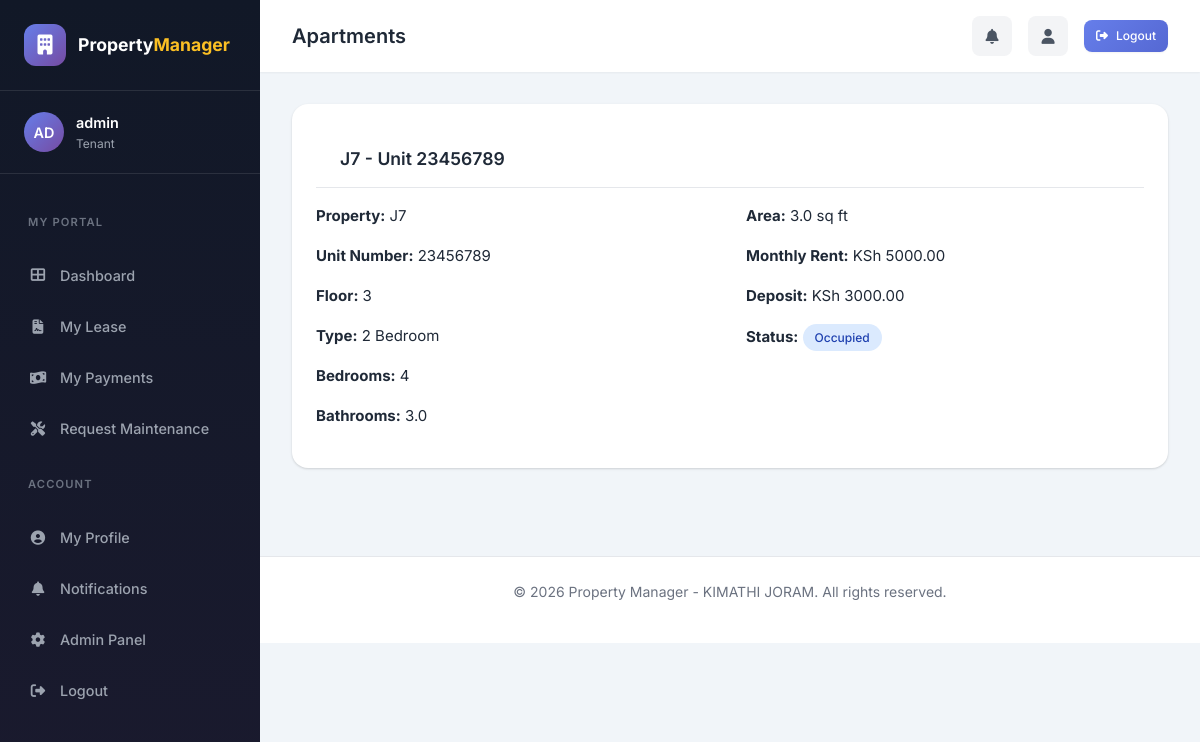
/apartments/3/ (signed in), run on the app's committed database.
### apartments/models.py (models this page shows, shortened)
class UserProfile(models.Model):
    ROLE_CHOICES = [
        ('admin', 'System Administrator'),
        ('owner', 'Property Owner'),
        ('manager', 'Property Manager'),
        ('accountant', 'Accountant / Finance Officer'),
        ('maintenance', 'Maintenance Staff'),
        ('security', 'Security / Gate Officer'),
        ('tenant', 'Tenant'),
    ]
    user = models.OneToOneField(User, on_delete=models.CASCADE, related_name='profile')
    role = models.CharField(max_length=20, choices=ROLE_CHOICES, default='tenant')
    phone = models.CharField(max_length=20, blank=True)
    national_id = models.CharField(max_length=20, blank=True, help_text="National ID/Passport")
    profile_photo = models.ImageField(upload_to='profiles/', blank=True, null=True)
    date_of_birth = models.DateField(null=True, blank=True)
    address = models.TextField(blank=True)
    city = models.CharField(max_length=100, blank=True)
    county = models.CharField(max_length=100, blank=True)
    postal_code = models.CharField(max_length=20, blank=True)
    kra_pin = models.CharField(max_length=20, blank=True, help_text="KRA PIN (Kenya)")
    years_experience = models.IntegerField(default=0, blank=True)
    company_name = models.CharField(max_length=200, blank=True)
    license_number = models.CharField(max_length=100, blank=True)
    skill_type = models.CharField(max_length=100, blank=True, help_text="For maintenance: Plumber, Electrician, etc.")
    bank_name = models.CharField(max_length=100, blank=True)
    account_number = models.CharField(max_length=50, blank=True)
    bank_branch = models.CharField(max_length=100, blank=True)
    mpesa_paybill = models.CharField(max_length=50, blank=True)
    mpesa_till = models.CharField(max_length=50, blank=True)
    can_add_tenants = models.BooleanField(default=False, help_text="Can add new tenants")
    can_approve_payments = models.BooleanField(default=False, help_text="Can approve payments")
    can_view_reports = models.BooleanField(default=False, help_text="Can view financial reports")
    can_create_lease = models.BooleanField(default=False, help_text="Can create lease agreements")
    can_create_payment = models.BooleanField(default=False, help_text="Can record payments")
    can_create_maintenance = models.BooleanField(default=False, help_text="Can create maintenance requests")
    can_manage_properties = models.BooleanField(default=False, help_text="Can add/edit properties")
    can_manage_apartments = models.BooleanField(default=False, help_text="Can add/edit apartments")
    can_manage_users = models.BooleanField(default=False, help_text="Can manage user accounts")
    can_view_all_payments = models.BooleanField(default=False, help_text="Can view all payment records")
    can_view_all_maintenance = models.BooleanField(default=False, help_text="Can view all maintenance requests")
    assigned_property = models.ForeignKey('Property', on_delete=models.SET_NULL, null=True, blank=True, related_name='assigned_staff')
    availability_status = models.CharField(max_length=20, choices=[
        ('available', 'Available'),
        ('busy', 'Busy'),
        ('off', 'Off Duty'),
    ], default='available')
    shift = models.CharField(max_length=20, choices=[
        ('day', 'Day'),
        ('night', 'Night'),
    ], blank=True)
    supervisor_name = models.CharField(max_length=200, blank=True)
    assigned_gate = models.CharField(max_length=50, blank=True)
    emergency_contact_name = models.CharField(max_length=200, blank=True)
    emergency_contact_phone = models.CharField(max_length=20, blank=True)
    emergency_contact_relation = models.CharField(max_length=50, blank=True)
    created_at = models.DateTimeField(auto_now_add=True)
    updated_at = models.DateTimeField(auto_now=True)

class Apartment(models.Model):
    APARTMENT_TYPES = [
        ('studio', 'Studio'),
        ('one_bed', '1 Bedroom'),
        ('two_bed', '2 Bedroom'),
        ('three_bed', '3 Bedroom'),
        ('four_bed', '4 Bedroom'),
        ('penthouse', 'Penthouse'),
        ('bedsitter', 'Bedsitter'),
    ]
    STATUS_CHOICES = [
        ('available', 'Available'),
        ('occupied', 'Occupied'),
        ('maintenance', 'Under Maintenance'),
        ('reserved', 'Reserved'),
    ]
    property = models.ForeignKey(Property, on_delete=models.CASCADE, related_name='apartments')
    unit_number = models.CharField(max_length=50, help_text="Unit/Apartment number")
    floor = models.IntegerField(default=1, help_text="Floor number")
    apartment_type = models.CharField(max_length=20, choices=APARTMENT_TYPES, default='one_bed', db_index=True)
    bedrooms = models.IntegerField(default=1)
    bathrooms = models.FloatField(default=1.0)
    area_sqft = models.FloatField(default=0, help_text="Area in square feet")
    rent_amount = models.DecimalField(max_digits=10, decimal_places=2, help_text="Monthly rent")
    deposit_amount = models.DecimalField(max_digits=10, decimal_places=2, default=0, help_text="Security deposit")
    status = models.CharField(max_length=20, choices=STATUS_CHOICES, default='available', db_index=True)
    description = models.TextField(blank=True)
    has_water = models.BooleanField(default=True)
    has_electricity = models.BooleanField(default=True)
    has_wifi = models.BooleanField(default=False)
    has_parking = models.BooleanField(default=False)
    created_at = models.DateTimeField(auto_now_add=True)
    updated_at = models.DateTimeField(auto_now=True)
    class Meta:
        ordering = ['property', 'unit_number']
        unique_together = ['property', 'unit_number']
        indexes = [
            models.Index(fields=['property', 'status']),
            models.Index(fields=['apartment_type']),
        ]
    def __str__(self):
        return f"{self.property.name} - Unit {self.unit_number}"

class Property(models.Model):
    PROPERTY_TYPES = [
        ('apartment', 'Apartment Building'),
        ('bedsitter', 'Bedsitter'),
        ('commercial', 'Commercial Building'),
        ('land', 'Land'),
        ('villa', 'Villa'),
        ('house', 'House'),
    ]
    name = models.CharField(max_length=200, help_text="Property name or building name")
    property_type = models.CharField(max_length=20, choices=PROPERTY_TYPES, default='apartment')
    address = models.TextField(help_text="Full address of the property")
    latitude = models.DecimalField(max_digits=9, decimal_places=6, null=True, blank=True, help_text="GPS Latitude coordinate")
    longitude = models.DecimalField(max_digits=9, decimal_places=6, null=True, blank=True, help_text="GPS Longitude coordinate")
    total_units = models.IntegerField(default=1, help_text="Total number of apartments/units")
    description = models.TextField(blank=True, help_text="Additional description")
    title_deed_number = models.CharField(max_length=100, blank=True)
    water_account = models.CharField(max_length=50, blank=True)
    electricity_account = models.CharField(max_length=50, blank=True)
    owner = models.ForeignKey(User, on_delete=models.SET_NULL, null=True, blank=True, related_name='owned_properties')
    created_at = models.DateTimeField(auto_now_add=True, db_index=True)
    updated_at = models.DateTimeField(auto_now=True)
    class Meta:
        ordering = ['-created_at']
        indexes = [
            models.Index(fields=['-created_at']),
        ]

### apartments/views.py (the view, shortened to what this page needs)
# urls.py: path('apartments/<int:pk>/', views.ApartmentDetailView.as_view(), name='apartment_detail'),
class ApartmentDetailView(DetailView):
    model = Apartment
    template_name = 'apartments/apartment_detail.html'
    context_object_name = 'apartment'
    def get_object(self, queryset=None):
        user = self.request.user
        obj = super().get_object(queryset)
        if user.is_superuser or user.is_staff:
            return obj

### apartments/context_processors.py (called while the page is built, shortened)
def notification_count(request):
    from apartments.models import Notification, UserProfile
    unread_count = 0
    if request.user.is_authenticated:
        try:
            profile = request.user.profile
            user_role = profile.role if profile else None
            notifications = Notification.objects.filter(
                Q(recipient=request.user) | Q(recipient=None)
            )
            user_notifications = []
            for notif in notifications:
                if notif.recipient is not None and notif.recipient == request.user:
                    user_notifications.append(notif)
            unread_count = sum(1 for n in user_notifications if not n.is_read)
        except Exception:
            pass
    return {'unread_notification_count': unread_count}

### templates/apartments/apartment_detail.html (shortened to what this page needs)
{% extends 'base.html' %}
{% block content %}
<div class="card">
    <div class="card-header">
        <h2 class="card-title">{{ apartment }}</h2>
    </div>
    <div style="display: grid; grid-template-columns: 1fr 1fr; gap: 2rem;">
        <div>
            <p><strong>Property:</strong> {{ apartment.property.name }}</p>
            <p><strong>Unit Number:</strong> {{ apartment.unit_number }}</p>
            <p><strong>Floor:</strong> {{ apartment.floor }}</p>
            <p><strong>Type:</strong> {{ apartment.get_apartment_type_display }}</p>
            <p><strong>Bedrooms:</strong> {{ apartment.bedrooms }}</p>
            <p><strong>Bathrooms:</strong> {{ apartment.bathrooms }}</p>
        </div>
        <div>
            <p><strong>Area:</strong> {{ apartment.area_sqft }} sq ft</p>
            <p><strong>Monthly Rent:</strong> KSh {{ apartment.rent_amount|floatformat:2 }}</p>
            <p><strong>Deposit:</strong> KSh {{ apartment.deposit_amount|floatformat:2 }}</p>
            <p><strong>Status:</strong>
                <span class="badge {% if apartment.status == 'available' %}badge-success{% elif apartment.status == 'occupied' %}badge-info{% else %}badge-warning{% endif %}">
                    {{ apartment.get_status_display }}
                </span>
            </p>
        </div>
    </div>
</div>
{% endblock %}

### templates/base.html (shortened to what this page needs)
{% load static %}
    <!DOCTYPE html>
<html lang="en">
<head>
    <link rel="stylesheet" href="https://cdnjs.cloudflare.com/ajax/libs/font-awesome/6.4.0/css/all.min.css">
    <link rel="stylesheet" href="{% static 'style.css' %}">
</head>
<body class="{% block body_class %}{% endblock %}" oncontextmenu="return {% if user.is_staff or user.is_superuser %}true{% else %}false{% endif %};" onselectstart="return {% if user.is_staff or user.is_superuser %}true{% else %}false{% endif %};" oncopy="return {% if user.is_staff or user.is_superuser %}true{% else %}false{% endif %};" style="">
    <div class="app-container">
        {% if user.is_authenticated %}
        <aside class="sidebar">
            <div class="sidebar-header">
                <a href="{% url 'dashboard' %}" class="logo">
                    <div class="logo-icon">
                        <i class="fas fa-building"></i>
                    </div>
                    <div class="logo-text">Property<span>Manager</span></div>
                </a>
            </div>
            <div class="sidebar-user">
                <div class="user-avatar">{% if user.get_initials %}{{ user.get_initials }}{% else %}{{ user.username|slice:"2"|upper }}{% endif %}</div>
                <div class="user-info">
                    <div class="user-name">{{ user.get_full_name|default:user.username }}</div>
                    <div class="user-role">{% if user.profile %}{{ user.profile.get_role_display }}{% else %}User{% endif %}</div>
                </div>
            </div>
            <nav class="nav-menu">
                {% if user.profile.role == 'tenant' %}
                <div class="nav-section">
                    <div class="nav-section-title">My Portal</div>
                </div>
                <div class="nav-item">
                    <a href="{% url 'dashboard' %}" class="nav-link {% if request.path == '/' %}active{% endif %}">
                        <i class="fas fa-th-large"></i>
                        <span>Dashboard</span>
                    </a>
                </div>
                <div class="nav-item">
                    <a href="{% url 'lease_list' %}" class="nav-link {% if '/leases' in request.path %}active{% endif %}">
                        <i class="fas fa-file-contract"></i>
                        <span>My Lease</span>
                    </a>
                </div>
                <div class="nav-item">
                    <a href="{% url 'payment_list' %}" class="nav-link {% if '/payments' in request.path %}active{% endif %}">
                        <i class="fas fa-money-bill-wave"></i>
                        <span>My Payments</span>
                    </a>
                </div>
                <div class="nav-item">
                    <a href="{% url 'maintenance_list' %}" class="nav-link {% if '/maintenance' in request.path %}active{% endif %}">
                        <i class="fas fa-tools"></i>
                        <span>Request Maintenance</span>
                    </a>
                </div>
                {% endif %}
                <div class="nav-section">
                    <div class="nav-section-title">Account</div>
                </div>
                <div class="nav-item">
                    <a href="{% url 'profile' %}" class="nav-link {% if '/profile' in request.path %}active{% endif %}">
                        <i class="fas fa-user-circle"></i>
                        <span>My Profile</span>
                    </a>
                </div>
                <div class="nav-item">
                    <a href="{% url 'notifications_list' %}" class="nav-link {% if '/notifications' in request.path %}active{% endif %}">
                        <i class="fas fa-bell"></i>
                        <span>Notifications</span>
                    </a>
                </div>
                {% if user.is_staff %}
                <div class="nav-item">
                    <a href="{% url 'admin:index' %}" target="_blank" class="nav-link">
                        <i class="fas fa-cog"></i>
                        <span>Admin Panel</span>
                    </a>
                </div>
                {% endif %}
                <div class="nav-item">
                    <a href="{% url 'logout' %}" class="nav-link">
                        <i class="fas fa-sign-out-alt"></i>
                        <span>Logout</span>
                    </a>
                </div>
            </nav>
        </aside>
        {% endif %}
        <main class="main-content">
            <header class="top-header">
                <h1 class="page-title">
                    {% if request.path == '/' %}Dashboard{% elif '/properties' in request.path %}Properties{% elif '/apartments' in request.path %}Apartments{% elif '/tenants' in request.path %}Tenants{% elif '/leases' in request.path %}Leases{% elif '/payments' in request.path %}Payments{% elif '/expenses' in request.path %}Expenses{% elif '/maintenance' in request.path %}Maintenance{% elif '/gis' in request.path %}GIS Map{% elif '/reports' in request.path %}Reports{% else %}Property Manager{% endif %}
                </h1>
                <div class="header-actions">
                    <a href="{% url 'notifications_list' %}" class="header-btn">
                        <i class="fas fa-bell"></i>
                    </a>
                    <a href="{% url 'profile' %}" class="header-btn">
                        <i class="fas fa-user"></i>
                    </a>
                    <a href="{% url 'logout' %}" class="btn btn-primary btn-sm">
                        <i class="fas fa-sign-out-alt"></i> Logout
                    </a>
                </div>
            </header>
            <div class="container">
                {% block content %}{% endblock %}
            </div>
            <footer class="footer">
                <p>&copy; 2026 Property Manager - KIMATHI JORAM. All rights reserved.</p>
            </footer>
        </main>
    </div>
</body>
</html>

### data on the page
Apartment: property+unit_number "J7 - Unit 23456789", property.name "J7", unit_number "23456789", floor "3", apartment_type "2 Bedroom", bedrooms "4", bathrooms "3.0", area_sqft "3.0", rent_amount "5000.00", deposit_amount "3000.00", status "Occupied"

### other printed values
{{ user.username|slice:"2"|upper }} "AD"
{{ user.get_full_name|default:user.username }} "admin"
{{ user.profile.get_role_display }} "Tenant"
